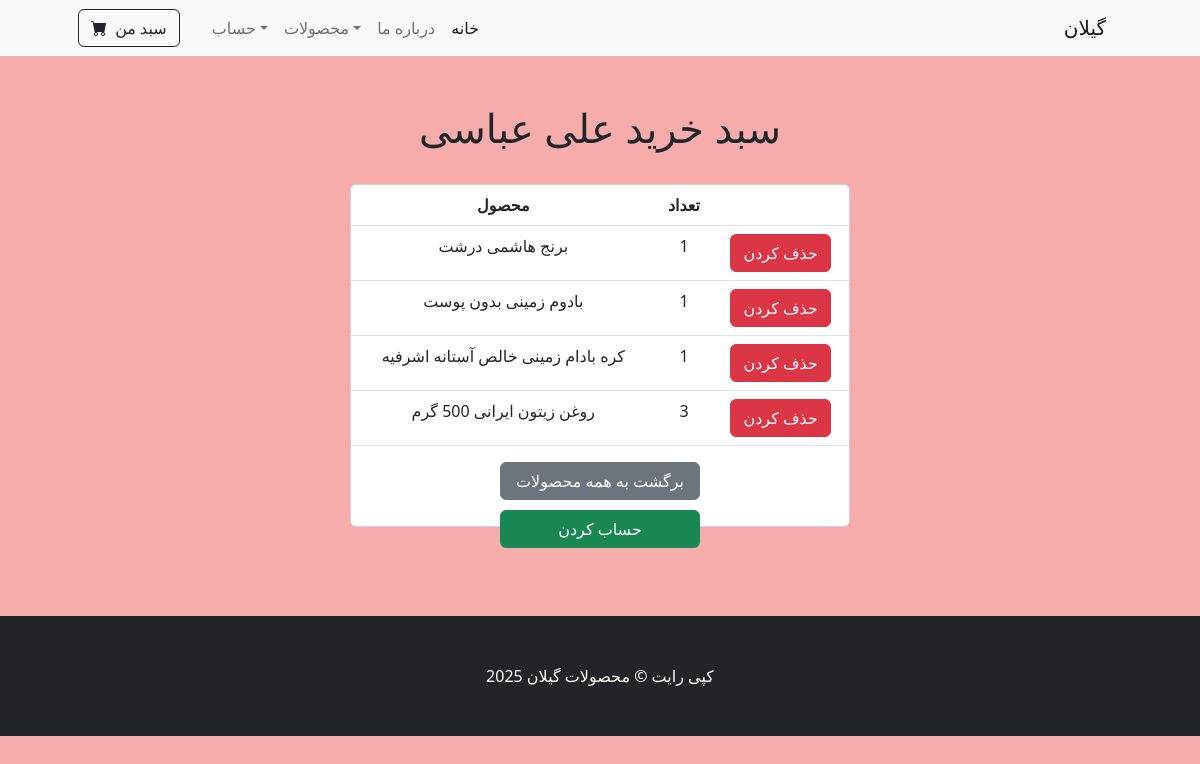
Page /cart/ (signed in) on the committed database.
### cart/models.py (models this page shows, shortened)
class Cart(models.Model):
    product = models.CharField(max_length=225)
    quantity = models.PositiveIntegerField(default=1)
    user = models.ForeignKey(User, on_delete=models.CASCADE)
    date_added = models.DateTimeField(auto_now_add=True)

### cart/views.py (the view)
# urls.py: path('', views.cart_sum, name='cart_sum'),
@login_required
def cart_sum(request):
    cart_items = Cart.objects.filter(user = request.user)
    myfirst = request.user.first_name
    mylast = request.user.last_name
    mycategory = product.category.get_queryset()
    myprice = product.objects.values_list('price')
    context = {
        "cart_items": cart_items,
        "myfirst": myfirst,
        "mylast": mylast,
        "mycategory": mycategory,
        "myprice": myprice,
    }
    return render(request, "cart/cart_sum.html",context)

### cart/context_processors.py (called while the page is built)
def cart(request):
    return{'cart':Cart(request)}

### templates/cart/cart_sum.html (shortened to what this page needs)
{% extends "index.html" %}
{% block content %}
<h1 class= 'text-center'>سبد خرید {{myfirst}} {{mylast}} </h1>
{% if cart_items%}
    <div class='position-relative'>
        <div class="card position-absolute top-0 start-50 translate-middle-x" style="width:500px">
            <table class="table text-center">
                <thead>
                    <tr>
                        <th>محصول</th>
                        <th>تعداد</th>
                        <th></th>
                    </tr>
                </thead>
                <tbody>
                    {% for item in cart_items %}
                        <tr>
                            <td>{{ item.product }}</td>
                            <td>{{ item.quantity }}</td>
                            <td><a class="btn btn-danger" href="{% url 'cart:cart_del' item.id %}">حذف کردن</a></td>
                        </tr>
                    {% endfor %}
                </tbody>
            </table>
            <div class= 'position-relative'>
                <ul class="list-unstyled">
                    <li><a class="btn btn-secondary position-absolute start-50 translate-middle-x" href="{% url "homepage"%}" role="button" style="width: 200px">برگشت به همه محصولات</a></li>
                    <li><a class="btn btn-success position-absolute start-50 translate-middle-x" href="#" role="button" style="width: 200px">حساب کردن</a></li>
                </ul>
            </div>
        </div>
    </div>
{% endif %}
{% endblock content %}

### rows in the picture
Cart: product "برنج هاشمی درشت", quantity "1"
Cart: product "بادوم زمینی بدون پوست", quantity "1"
Cart: product "کره بادام زمینی خالص آستانه اشرفیه", quantity "1"
Cart: product "روغن زیتون ایرانی 500 گرم", quantity "3"

### other values in the picture
{{ myfirst }} "علی"
{{ mylast }} "عباسی"
